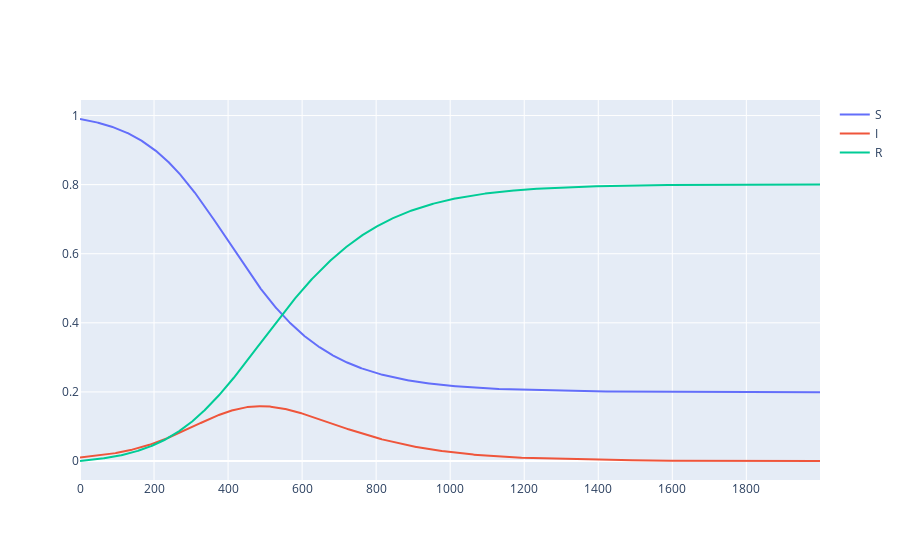

The notebook cell this image was saved under:
### Code cell
import pandas as pd
import numpy as np
import cufflinks as cf
import plotly.graph_objects as go

#SIR model
N0=0.99
NI0=0.01
v=0.3
R0=2
r=1
beta=v*R0
times=2000
dt=0.03
S=[N0]
I=[NI0]
R=[0]

T=range(times)
for i in T:
    S.append(S[i]-(beta*S[i]*I[i])*dt)
    I.append(I[i]+(beta*S[i]*I[i]-v*I[i])*dt)
    R.append(R[i]+v*I[i]*dt)

fig=go.Figure()
fig.add_trace(go.Scatter(x=np.array(T),y=S,name='S')) 
fig.add_trace(go.Scatter(x=np.array(T),y=I,name='I')) 
fig.add_trace(go.Scatter(x=np.array(T),y=R,name='R'))

### Figure 1 — Plotly figure (JSON) as saved in the notebook; plotly's stock layout.template omitted (floating-point values rounded to 4 significant figures; data arrays with more than 128 entries replaced by an {"elided": "..."} marker saying what was removed)
{"data": [{"name": "S", "type": "scatter", "x": {"elided": "2000 int values"}, "y": {"elided": "2001 float values"}}, {"name": "I", "type": "scatter", "x": {"elided": "2000 int values"}, "y": {"elided": "2001 float values"}}, {"name": "R", "type": "scatter", "x": {"elided": "2000 int values"}, "y": {"elided": "2001 float values"}}], "layout": {}}
